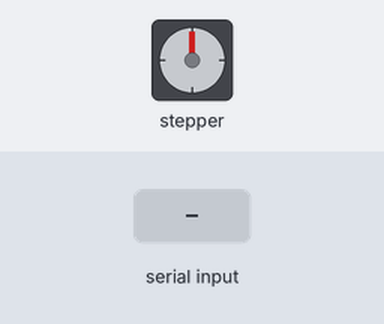
Recording of a sketch running on a simulated Arduino Uno, built with avr-gcc and run on an emulated ATmega328P. On the bench: stepper motor. Inputs (shaded band) come from the test bench. Stepper angles assume 2048 steps per turn.

Above: at 1.2 s.
1.3 s: "a" received over Serial
At 1.6 s:
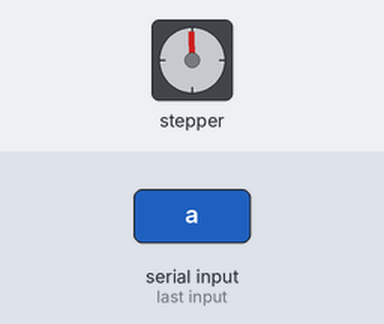
2.8 s: "d" received over Serial
At 3.9 s:
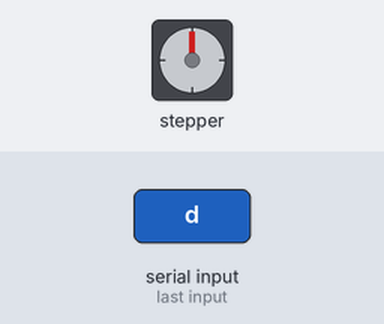
Timing chart, 0 to 5.8 s (numbered marks = the images above; inputs shaded):
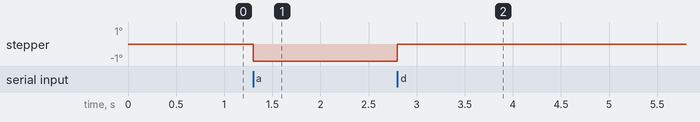

The sketch:

sketch_nov8a.ino
```cpp
#include <Stepper.h>

const int stepsPerRevolution = 2048;

Stepper myStepper(stepsPerRevolution, 11, 9, 10, 8);

void setup() {
  myStepper.setSpeed(10);
  Serial.begin(115200);

}

void loop() {
  //myStepper.step(512); //90도
  //delay(1000);

  if(Serial.available()){
    while(Serial.available()){
      char data = Serial.read();

      switch(data){
        case 'a':
          myStepper.step(-1);
          break;
        case 'd':
          myStepper.step(1);
          break;
         case 'none':
          myStepper.step(0);
          break;
      }
    }
  }

}
```
